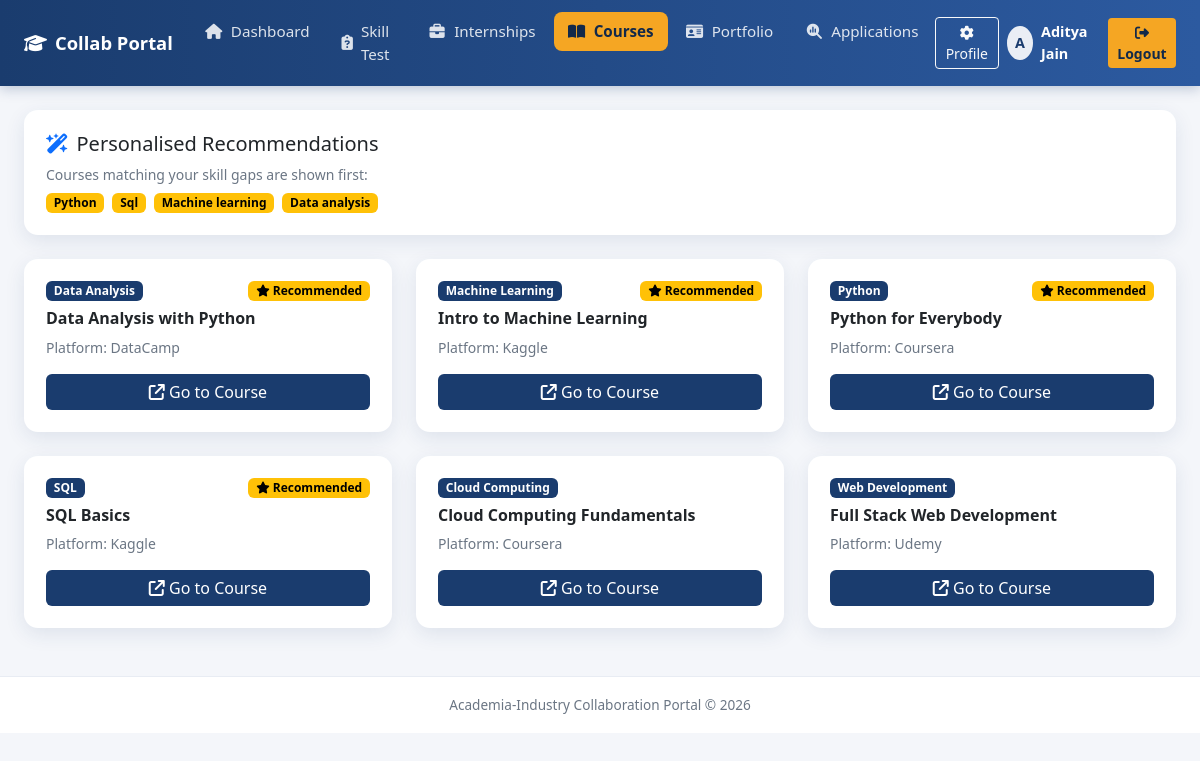
Screenshot of /courses.php (signed in) with the database file from the repository.
### tables this page shows
CREATE TABLE IF NOT EXISTS `courses` (
  `id` INT UNSIGNED NOT NULL AUTO_INCREMENT,
  `title` VARCHAR(200) NOT NULL,
  `platform` VARCHAR(100) NOT NULL DEFAULT '',
  `link` VARCHAR(500) NOT NULL DEFAULT '',
  `skill_tag` VARCHAR(100) NOT NULL DEFAULT '',
  PRIMARY KEY (`id`)
);

### includes/db_connect.php (called while the page is built, shortened)
<?php
$conn = mysqli_connect(DB_HOST, DB_USER, DB_PASS, DB_NAME);
mysqli_set_charset($conn, 'utf8mb4');
function db_query($sql, $types = '', $params = array()) {
    global $conn;
    $stmt = mysqli_prepare($conn, $sql);
    if ($types !== '' && count($params) > 0) {
        mysqli_stmt_bind_param($stmt, $types, ...$params);
    }
    mysqli_stmt_execute($stmt);
    return $stmt;
}
function e($str) {
    return htmlspecialchars((string) $str, ENT_QUOTES, 'UTF-8');
}

### courses.php (the view, shortened to what this page needs)
<?php
require_once 'includes/db_connect.php';
$uid = (int) $_SESSION['user_id'];
$gapSkills = array();
$st = db_query(
  'SELECT s.skill_name FROM student_skills ss
   JOIN skills s ON s.id = ss.skill_id
   WHERE ss.student_id = ? AND ss.score < 70', 'i', array($uid));
$res = mysqli_stmt_get_result($st);
while ($row = mysqli_fetch_assoc($res)) $gapSkills[] = strtolower($row['skill_name']);
$courses = array();
$st = db_query('SELECT * FROM courses ORDER BY skill_tag, id');
$res = mysqli_stmt_get_result($st);
while ($row = mysqli_fetch_assoc($res)) $courses[] = $row;
$priority = array();
$others = array();
foreach ($courses as $c) {
    $tag = strtolower(trim($c['skill_tag']));
    if (in_array($tag, $gapSkills)) {
        $priority[] = $c;
    } else {
        $others[] = $c;
    }
}
$ordered = array_merge($priority, $others);
require 'includes/page_header.php';
?>
<div class="card mb-4">
  <div class="card-body">
    <h5 class="card-title"><i class="fa-solid fa-wand-magic-sparkles me-2 text-primary"></i>Personalised Recommendations</h5>
    <?php if (count($gapSkills) > 0): ?>
      <p class="small text-muted-2 mb-2">Courses matching your skill gaps are shown first:</p>
      <div class="d-flex flex-wrap gap-2">
        <?php foreach ($gapSkills as $gs): ?>
          <span class="badge text-bg-warning"><?php echo e(ucfirst($gs)); ?></span>
        <?php endforeach; ?>
      </div>
    <?php endif; ?>
  </div>
</div>
<?php if (count($ordered) === 0): ?>
  <div class="alert alert-light text-center py-5">
    <i class="fa-solid fa-book-open" style="font-size: 3rem; color: #cbd5e1;"></i>
    <p class="mt-3 mb-0">No courses available yet.</p>
  </div>
<?php else: ?>
  <div class="row g-4">
    <?php foreach ($ordered as $c): ?>
      <div class="col-md-6 col-lg-4">
        <div class="card card-hover h-100">
          <div class="card-body d-flex flex-column">
            <div class="d-flex justify-content-between mb-2">
              <span class="badge bg-navy"><?php echo e($c['skill_tag'] ?: 'General'); ?></span>
              <?php if (in_array(strtolower(trim($c['skill_tag'])), $gapSkills)): ?>
                <span class="badge text-bg-warning"><i class="fa-solid fa-star"></i> Recommended</span>
              <?php endif; ?>
            </div>
            <h6 class="fw-bold"><?php echo e($c['title']); ?></h6>
            <p class="small text-muted-2 mb-3">Platform: <?php echo e($c['platform'] ?: 'N/A'); ?></p>
            <div class="mt-auto">
              <?php if ($c['link']): ?>
                <a href="<?php echo e($c['link']); ?>" target="_blank" class="btn btn-navy w-100"><i class="fa-solid fa-arrow-up-right-from-square"></i> Go to Course</a>
              <?php else: ?>
                <button class="btn btn-outline-secondary w-100" disabled>Link not available</button>
              <?php endif; ?>
            </div>
          </div>
        </div>
      </div>
    <?php endforeach; ?>
  </div>
<?php endif; ?>
<?php require 'includes/page_footer.php'; ?>

### assets/css/style.css (style rules this page uses)
:root { --navy: #1a3c6e; --navy-dark: #12294a; --navy-light: #2c5aa0; --accent: #f5a623; --soft-grey: #f4f6fa; --text-dark: #1d2733; --text-muted: #6b7684; --shadow: 0 6px 20px rgba(26, 60, 110, 0.10); --shadow-lg: 0 12px 30px rgba(26, 60, 110, 0.16); }
body { background-color: #ffffff; color: var(--text-dark); font-family: 'Segoe UI', system-ui, -apple-system, sans-serif; }
.topnav-layout { background: var(--soft-grey); }
.card { border: none; border-radius: 14px; box-shadow: var(--shadow); transition: transform .2s ease, box-shadow .2s ease; }
.card .card-body { padding: 22px; }
.bg-navy { background: var(--navy); }
.btn-navy { background: var(--navy); color: #fff; border: none; }
.text-muted-2 { color: var(--text-muted); }

### rows the page displays
courses: skill_tag "Data Analysis", shows "Recommended", title "Data Analysis with Python", platform "DataCamp"
courses: skill_tag "Machine Learning", shows "Recommended", title "Intro to Machine Learning", platform "Kaggle"
courses: skill_tag "Python", shows "Recommended", title "Python for Everybody", platform "Coursera"
courses: skill_tag "SQL", shows "Recommended", title "SQL Basics", platform "Kaggle"
courses: skill_tag "Cloud Computing", title "Cloud Computing Fundamentals", platform "Coursera"
courses: skill_tag "Web Development", title "Full Stack Web Development", platform "Udemy"

### other values shown
$initial "A"
$uname "Aditya Jain"
$gs "Python"
$gs "Sql"
$gs "Machine learning"
$gs "Data analysis"
